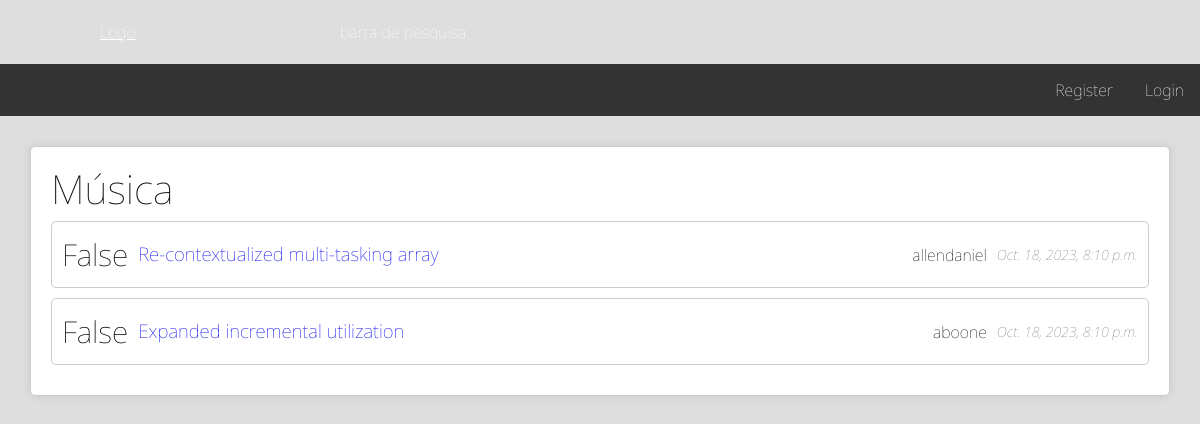
Page /t/Música/ on the earlier database version.
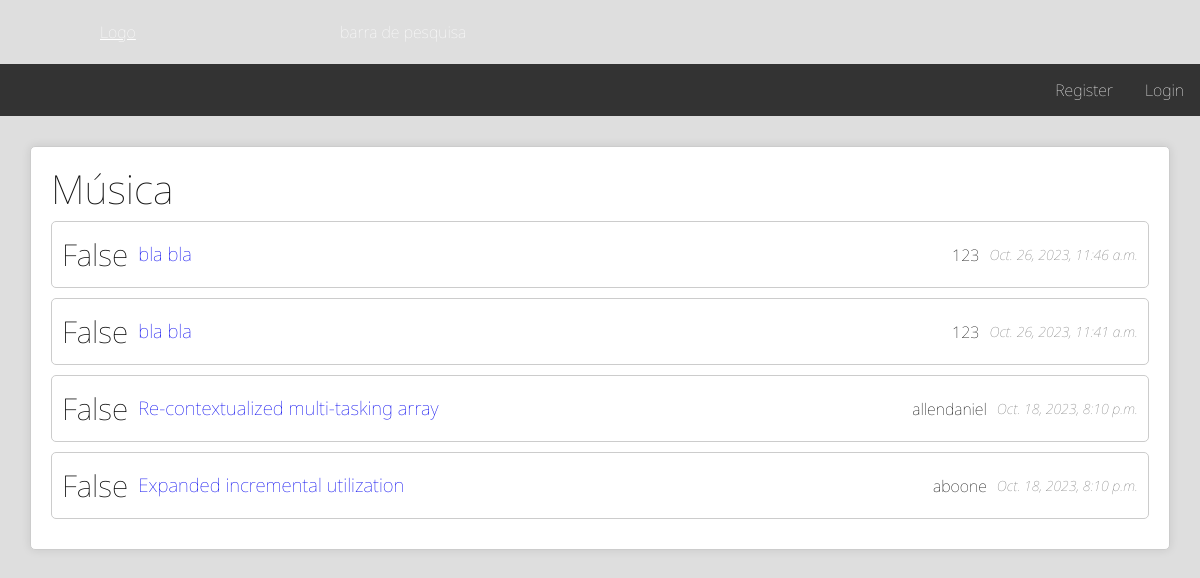
Same page on the later database version.
### main/models.py (models this page shows, shortened)
class Topico(Model):
  name = models.CharField(max_length=50)
  is_fav = 0
  @staticmethod
  def get_topicos(user: User | None) -> Iterable["Topico"]:
    ret: Iterable["Topico"] = Topico.objects.all()
    if user is not None:
      for i in ret:
        i.is_fav = 1 if i in user.favorites.all() else 0
      ret = sorted(ret, key=lambda x: x.is_fav == 1, reverse=True)
    return ret
  @staticmethod
  def get_topico_by_name(topico_name: str) -> "Topico":
    return Topico.objects.get(name=topico_name)
  def get_threads(self) -> Iterable[Thread]:
    return Thread.objects.filter(topico=self).order_by('-is_sticky', '-date_created')

class Thread(Model):
  title = models.TextField()
  date_created = models.DateTimeField(auto_now_add=True)
  latest_update = models.DateTimeField(auto_now_add=True)
  follow_up_from = models.ForeignKey('Thread', on_delete=models.CASCADE, null=True, related_name="follow_ups")
  user = models.ForeignKey(User, null=True, on_delete=models.SET_NULL, related_name="poster")
  is_sticky = models.BooleanField(default=False)
  topico = models.ForeignKey('Topico', on_delete=models.CASCADE, null=True, related_name="topico")

class User(AbstractUser):
  date_created = models.DateTimeField(auto_now_add=True)
  signature = models.TextField(null=True, default=None)
  avatar = models.ImageField(default='default.png', upload_to='avatars')
  is_banned = models.BooleanField(default=False)
  is_timed_out = models.BooleanField(default=False)
  timeout_expires = models.DateTimeField(null=True)
  ban_or_timeout_reason = models.TextField(null=True)
  favorites = models.ManyToManyField('Topico', related_name="favorites")

### main/views.py (the view)
# urls.py: path("t/<str:topico_name>/", views.topico, name="topico"),
def topico(request, topico_name: str):
  if topico_name in [t.name for t in Topico.get_topicos(user=getUser(request))]:
    return render(request, "topico.html", {
      "topico": topico_name,
      "threads": Topico.get_topico_by_name(topico_name).get_threads()
    })
  else:
    return render(request, "404.html", status=404)

### main/views.py (called while the page is built)
def getUser(request) -> User | None:
  if request.user.is_authenticated:
    return request.user
  else:
    return None

### main/templates/topico.html (shortened to what this page needs)
{% extends 'base.html' %}
{% load static %}
{% block content %}
<div class="listagem">
  <div style="display:flex;justify-content: space-between;">
    <div>
      <h2 style="font-size:40px;">{{ topico }}</h2>
    </div>
   </div>
  {% for thread in threads %}
  <div>
    <li class="itens">
      <div class="icon">{{ thread.is_sticky }}</div>
      <div class="content">
        <h3> <a class="" style="text-decoration: none" href="{% url 'main:thread' topico thread.id %}">{{ thread.title }}</a></h3>
      </div>
      <div class="stats">{{ thread.user.username }}</div>
      <div class="last">{{ thread.date_created }}</div>
    </li>
   </div>
  {% endfor %}
</div>
{% endblock content %}

### main/templates/base.html (shortened to what this page needs)
{% load static %}
<html lang="pt">
<head>
</head>
<link rel="stylesheet" type="text/css" href='{% static "css/reset.css" %}' >
<link rel="stylesheet" type="text/css" href='{% static "css/style_base.css" %}' />
{% if request.path == "/t/Música/" or request.path == "/new_thread/Música" or topico_name == "Música" %}
    <body class="fooorm1">
        <header class="base fooorm1">
{% elif request.path == "/t/Filmes/" or request.path == "/new_thread/Filmes" or topico_name == "Filmes" %}
    <body class="fooorm2">
        <header class="base fooorm2">
{% elif request.path == "/t/Jogos/" or request.path == "/new_thread/Jogos" or topico_name == "Jogos" %}
    <body class="fooorm3">
        <header class="base fooorm3">
{% elif request.path == "/t/Livros/" or request.path == "/new_thread/Livros" or topico_name == "Livros" %}
    <body class="fooorm4">
        <header class="base fooorm4">
{% elif request.path == "/t/Teatro/" or request.path == "/new_thread/Teatro" or topico_name == "Teatro" %}
    <body class="fooorm5">
        <header class="base fooorm5">
{% elif request.path == "/t/Dança/" or request.path == "/new_thread/Dança" or topico_name == "Dança" %}
    <body class="fooorm6">
        <header class="base fooorm6">
{% elif request.path == "/t/Escultura/" or request.path == "/new_thread/Escultura" or topico_name == "Escultura" %}
    <body class="fooorm7">
        <header class="base fooorm7">
{% elif request.path == "/t/Pintura/" or request.path == "/new_thread/Pintura" or topico_name == "Pintura" %}
    <body class="fooorm8">
        <header class="base fooorm8">
{% elif request.path == "/t/Fotografia/" or request.path == "/new_thread/Fotografia" or topico_name == "Fotografia" %}
    <body class="fooorm9">
        <header class="base fooorm9">
{% elif request.path == "/t/Meta/" or request.path == "/new_thread/Meta" or topico_name == "Meta" %}
    <body class="fooorm10">
        <header class="base fooorm10">
{% else %}
  <body class="fooorm">
    <header class="base fooorm">
{% endif %}
      <div>
        <a href="{% url 'main:index' %}">Logo</a>
      </div>
      <div>
        barra de pesquisa
      </div>
  </header>
  <nav>
    <ul>
      {% if user.is_authenticated %}
        <li>Welcome, {{ user.username }}</li>
        <li style="float:right"><a href="{% url 'main:logout' %}">Logout</a></li>
        {% if user.is_admin or user.is_mod %}
          <li style="float:right"><a href="{% url 'main:admin' %}">Admin Panel</a></li>
        {% endif %}
      {% else %}
        <li style="float:right"><a href="{% url 'main:login' %}">Login</a></li>
        <li style="float:right"><a href="{% url 'main:register' %}">Register</a></li>
      {% endif %}
    </ul>
  </nav>
<main style="padding: 10px;">
  {% block content %} {% endblock %}
</main>
</body>

### main/static/css/style_base.css (style rules this page uses)
:root { --active-brightness: 0.85; }
body { height: 100%; margin:0; }
.base { background-image: url(../img/nav.png); background-size: 100% 80px; background-repeat: no-repeat; color: rgb(45, 55, 72); padding: 20px 0; }
.base div { padding: 0 100px; color:white; display: inline; }
div { display: block; }
nav ul { list-style-type: none; margin: 0; padding: 0; overflow: hidden; background: #333; }
nav li { float: left; color:white; }
nav li a { display: block; color: rgba(255, 255, 255, 0.6);; text-align: center; padding: 14px 16px; text-decoration: none; }
.listagem { border: 1px solid #ccc; padding: 20px; margin: 20px; background-color: #fff; box-shadow: 0 0 10px rgba(0,0,0,0.1); border-radius: 5px; z-index: -2; }
.listagem h2 { margin-bottom: 10px; animation: glitch 3s steps(100) infinite; color: #151515; font-size: 5em; }
.listagem .itens { display: flex; align-items: center; margin-bottom: 10px; border: 1px solid #ccc; padding: 10px; border-radius: 5px; }
.listagem .itens .icon { font-size: 30px; margin-right: 10px; }
.listagem .itens .content { flex: 1; }
.listagem .itens .stats { margin-right: 10px; }
.listagem .itens .last { color: #777; font-size: 14px; font-style: italic; }
.stats { list-style: none; padding: 0; }
.fooorm1, .acrylic1::before { background: url("https://wallup.net/wp-content/uploads/2019/10/186322-music-piano-old-instruments-depth-of-field-piano-keys-musical-instruments-1.jpg") no-repeat fixed center; background-size: cover; -webkit-background-size: cover; -moz-background-size: cover; -o-background-size: cover; font-family: "Roboto", sans-serif; -webkit-font-smoothing: antialiased; -moz-osx-font-smoothing: grayscale; }
main { padding: 20px; }

### main/templates/base.html (style rules this page uses)
html { background-color: var(--background-color); }

Differences in the rows shown:
added Thread: is_sticky "False", title "bla bla", user.username "123", date_created "Oct. 26, 2023, 11:46 a.m."
added Thread: is_sticky "False", title "bla bla", user.username "123", date_created "Oct. 26, 2023, 11:41 a.m."
